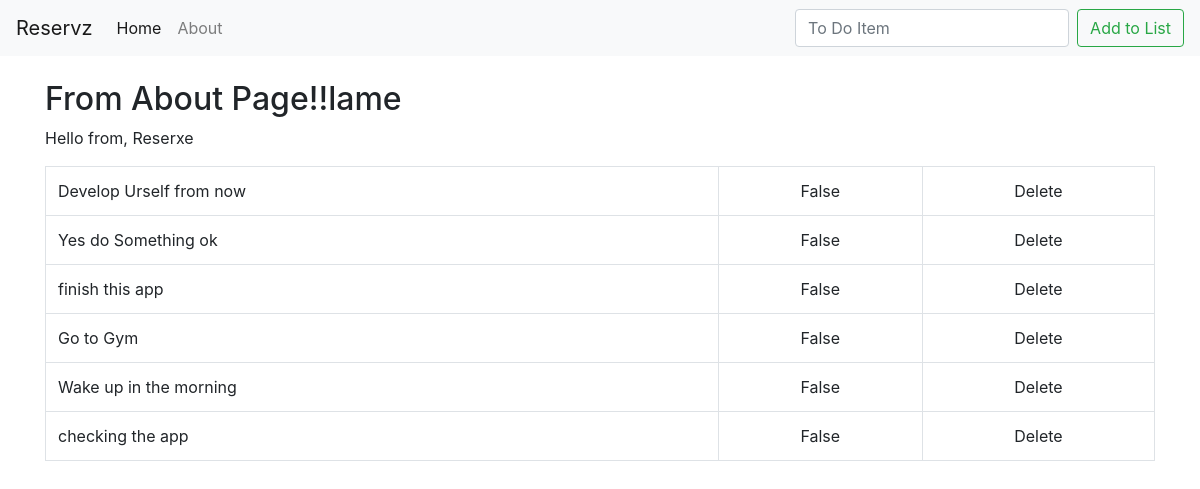
The page /about/ on the database its author committed.
### todo_list/models.py (models this page shows, shortened)
class List(models.Model):
	item = models.CharField(max_length=200)
	compleated = models.BooleanField(default=False)

### todo_list/views.py (the view)
# urls.py: path('about/', views.about, name = 'about'),
def about(request):
	my_name = 'Reservez'
	all_items = List.objects.all
	context = {'first':'Reserxe', 'last':'Lame','all_items':all_items}
	return render(request, 'about.html', context)

### todo_list/templates/about.html (shortened to what this page needs)
{% extends 'base.html'%}
{% block content %}
<h2>From About Page!!lame</h2>
<p>Hello from, {{first}}</p>
<table class="table table-bordered">
{% if all_items %}
 {% for i in all_items %}
 	{% if i.compleated %}
	 	<tr class="table-secondary">
	 		<td>{{i.item}}</td>
	 		<td><center>{{i.compleated}}</center></td>
	 		<td><center>Delete</center></td>
	 	</tr>
 	{% else %}
	 	<tr>
	 		<td>{{i.item}}</td>
	 		<td><center>{{i.compleated}}</center></td>
	 		<td><center>Delete</center></td>
	 	</tr>
	 {% endif %}
 {% endfor %}
 {% endif %}
</table>
{% endblock %}

### todo_list/templates/base.html (shortened to what this page needs)
{% load static %}
<!doctype html>
<html lang="en">
  <head>
    <link rel="stylesheet" href="https://stackpath.bootstrapcdn.com/bootstrap/4.1.3/css/bootstrap.min.css">
    <link rel="stylesheet" href="{% static 'css/my_style.css' %}">
  </head>
  <body>
    <nav class="navbar navbar-expand-lg navbar-light bg-light">
      <a class="navbar-brand" href="{% url 'home' %}">Reservz</a>
      <div class="collapse navbar-collapse" id="navbarSupportedContent">
        <ul class="navbar-nav mr-auto">
          <li class="nav-item active">
            <a class="nav-link" href="{% url 'home'%}">Home <span class="sr-only">(current)</span></a>
          </li>
          <li class="nav-item">
            <a class="nav-link" href="{% url 'about'%}">About</a>
          </li>
        </ul>
        <form class="form-inline my-2 my-lg-0" method="POST">
          <input class="form-control mr-sm-2" type="search" placeholder="To Do Item" aria-label="Search" name = "item">
          <button class="btn btn-outline-success my-2 my-sm-0" type="submit">Add to List</button>
        </form>
      </div>
    </nav>
    <br/>
    <div class="container">
    {% block content%}
    {% endblock %}
    </div>
  </body>
</html>

### rows shown on the page
List: item "Develop Urself from now", compleated "False"
List: item "Yes do Something ok", compleated "False"
List: item "finish this app", compleated "False"
List: item "Go to Gym", compleated "False"
List: item "Wake up in the morning", compleated "False"
List: item "checking the app", compleated "False"

### other values the page prints
{{ first }} "Reserxe"
